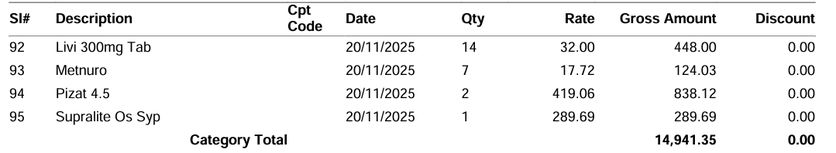
#> input picture sample_data/sample_2.png, 836 x 153 px, shrunk from 1079 x 198 before the run
$ jupyter execute --allow-errors pytess_gemini.ipynb
#> lines starting #> are read from the running program, lines starting #| are printed output that depends on the picture
[cell 1]
import pytesseract
from PIL import Image
import google.generativeai as genai
import json
import matplotlib.pyplot as plt
import re
import cv2 as cv

[cell 2]
# [10 lines left out: function display, not called in this run]

[cell 3]
def extract_text_from_image(img):
    text = pytesseract.image_to_string(img, lang='eng')
    return text

[cell 4]
# [59 lines left out: function structure_with_gemini, not called in this run]

[cell 5]
from dotenv import load_dotenv
import os
load_dotenv()
api_key = os.getenv("API_KEY")

[cell 6]
# [19 lines left out: function format_response, not called in this run]

[cell 7]
#https://becominghuman.ai/how-to-automatically-deskew-straighten-a-text-image-using-opencv-a0c30aed83df
import numpy as np

# [39 lines left out: functions getSkewAngle, rotateImage, not called in this run]

### Sample 2: Pharmacy

[cell 8]
image_path = "sample_data/sample_2.png"
img = cv.imread(image_path)
#> img is the input picture: shape (153, 836, 3); min 0, max 255, mean 241.3
#> (the rest of this cell did not finish here and is left out)

#> (a cell that did not finish here is left out)

## Sample 3: Final Bill

[cell 10]
image_path = "sample_data/sample_3.png"
img = cv.imread(image_path)
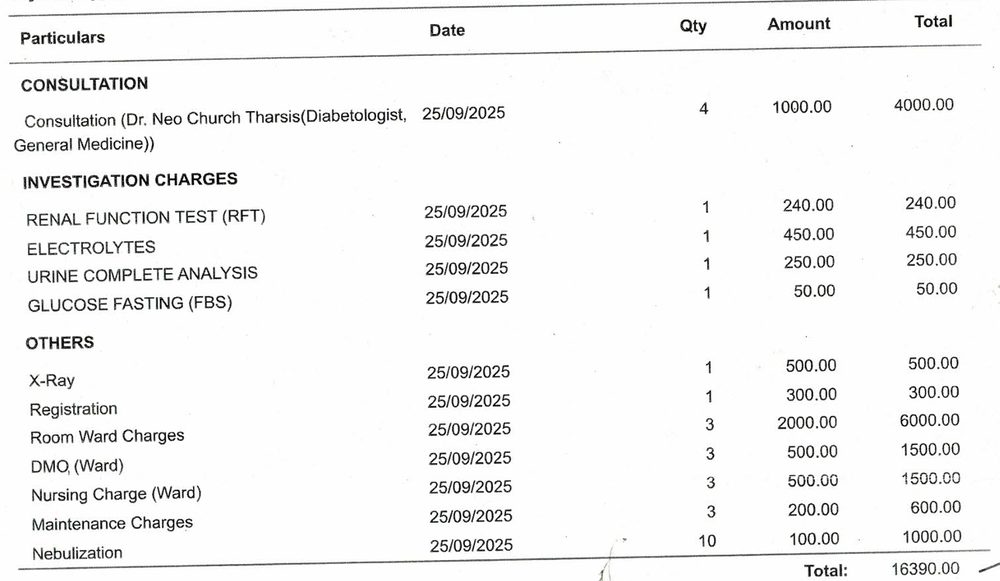
#> input picture sample_data/sample_3.png, 1000 x 581 px, shrunk from 1290 x 749 before the run
#> img is the input picture: shape (581, 1000, 3); mean B, G, R 243.6, 243.7, 243.6
#> (the rest of this cell did not finish here and is left out)

#> (a cell that did not finish here is left out)

### Sample 1: Detail bill

[cell 12]
image_path = "sample_data/sample_1.png"
img = cv.imread(image_path)
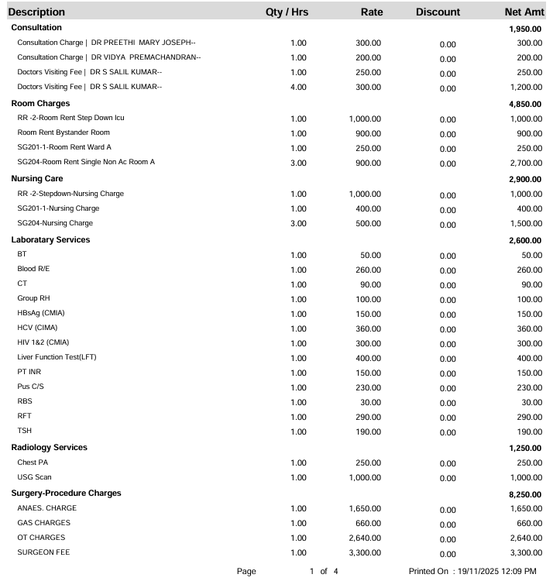
#> input picture sample_data/sample_1.png, 560 x 588 px, shrunk from 723 x 759 before the run
#> img is the input picture: shape (588, 560, 3); min 0, max 255, mean 245.3
#> (the rest of this cell did not finish here and is left out)
